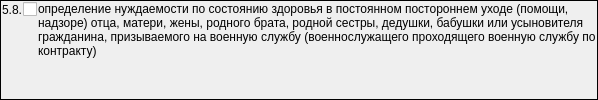
                  <widget class="QFrame" name="frame_10">
                   <property name="sizePolicy">
                    <sizepolicy hsizetype="Preferred" vsizetype="Preferred">
                     <horstretch>0</horstretch>
                     <verstretch>0</verstretch>
                    </sizepolicy>
                   </property>
                   <property name="frameShape">
                    <enum>QFrame::Panel</enum>
                   </property>
                   <property name="frameShadow">
                    <enum>QFrame::Plain</enum>
                   </property>
                   <layout class="QGridLayout" name="gridLayout_12">
                    <property name="leftMargin">
                     <number>1</number>
                    </property>
                    <property name="topMargin">
                     <number>1</number>
                    </property>
                    <property name="rightMargin">
                     <number>1</number>
                    </property>
                    <property name="bottomMargin">
                     <number>1</number>
                    </property>
                    <property name="spacing">
                     <number>1</number>
                    </property>
                    <item row="0" column="0">
                     <widget class="QLabel" name="label_27">
                      <property name="sizePolicy">
                       <sizepolicy hsizetype="Fixed" vsizetype="Preferred">
                        <horstretch>0</horstretch>
                        <verstretch>0</verstretch>
                       </sizepolicy>
                      </property>
                      <property name="text">
                       <string>5.8.</string>
                      </property>
                     </widget>
                    </item>
                    <item row="0" column="1">
                     <widget class="QCheckBox" name="chkPurposeDirectionMSI58">
                      <property name="sizePolicy">
                       <sizepolicy hsizetype="Fixed" vsizetype="Fixed">
                        <horstretch>0</horstretch>
                        <verstretch>0</verstretch>
                       </sizepolicy>
                      </property>
                      <property name="text">
                       <string/>
                      </property>
                     </widget>
                    </item>
                    <item row="0" column="2" rowspan="2">
                     <widget class="QLabel" name="lblPurposeDirectionMSI58">
                      <property name="text">
                       <string>определение нуждаемости по состоянию здоровья в постоянном постороннем уходе (помощи, надзоре) отца, матери, жены, родного брата, родной сестры, дедушки, бабушки или усыновителя гражданина, призываемого на военную службу (военнослужащего проходящего военную службу по контракту)</string>
                      </property>
                      <property name="alignment">
                       <set>Qt::AlignLeading|Qt::AlignLeft|Qt::AlignTop</set>
                      </property>
                      <property name="wordWrap">
                       <bool>true</bool>
                      </property>
                     </widget>
                    </item>
                   </layout>
                  </widget>
